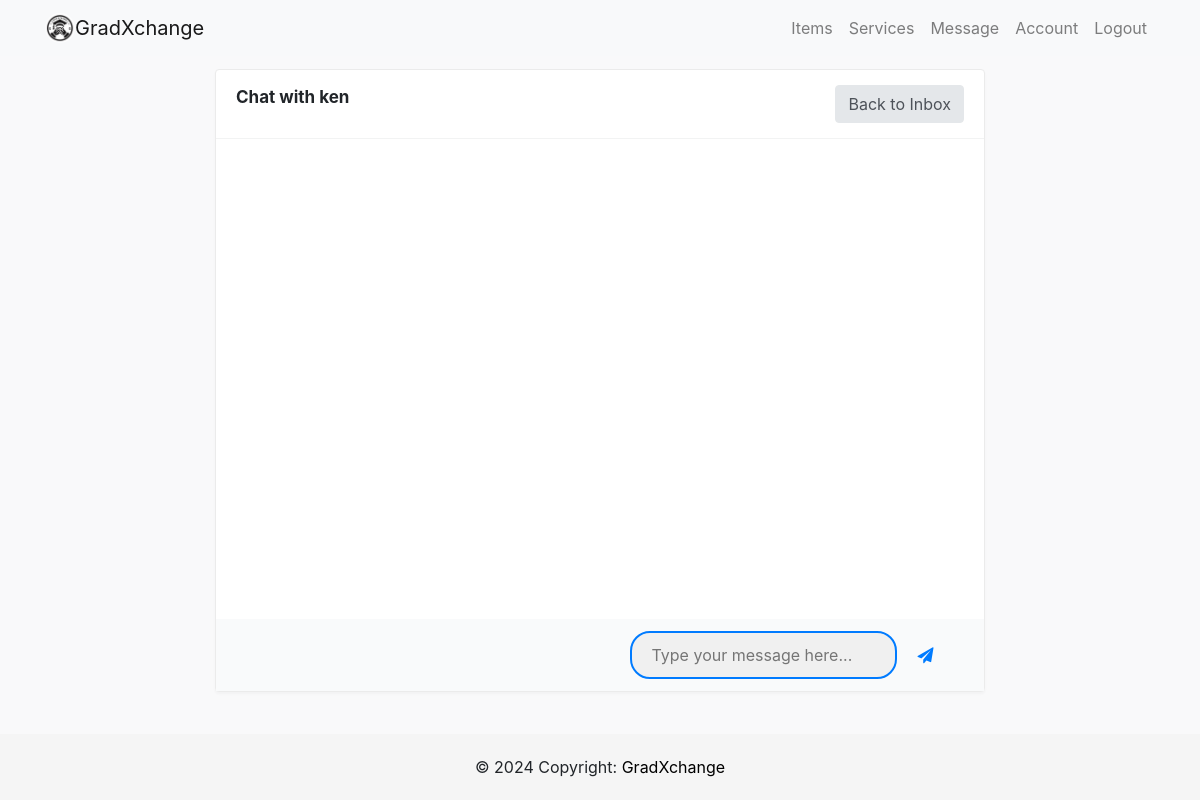
The page /chat/27/ (signed in) on the database as committed earlier.
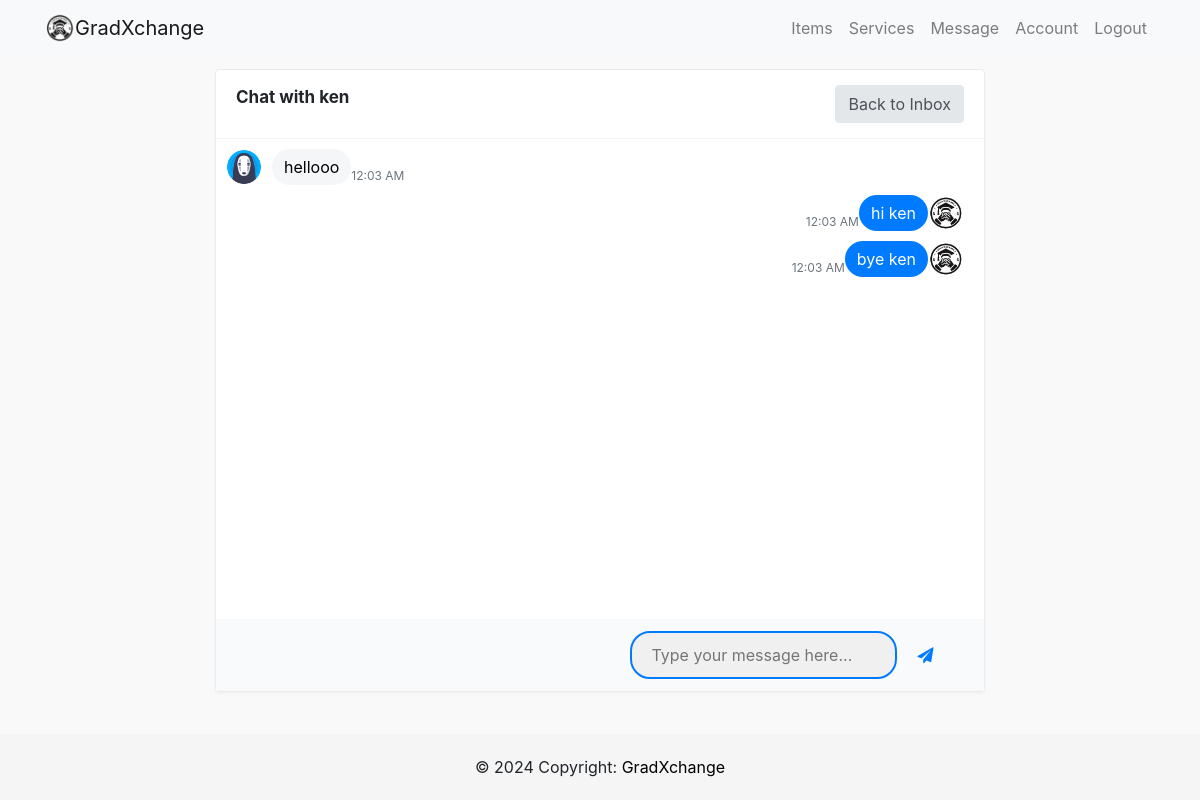
The same page on the database as committed later.
### users/models.py (models this page shows, shortened)
class Message(models.Model):
    sender = models.ForeignKey(Profile, on_delete=models.SET_NULL, null=True, blank=True, related_name='sent_messages')
    recipient = models.ForeignKey(Profile, on_delete=models.SET_NULL, null=True, blank=True, related_name='received_messages')
    text = models.TextField()
    is_read = models.BooleanField(default=False, null=True)
    created = models.DateTimeField(auto_now_add=True)
    id = models.UUIDField(default=uuid.uuid4, unique=True, primary_key=True)
    conversation_id = models.UUIDField(default=uuid.uuid4, editable=True)
    class Meta:
        ordering = ['is_read', '-created']

class Profile(models.Model):
    user = models.OneToOneField(User, on_delete=models.CASCADE)
    image = models.ImageField(default='profilepic.jpg', upload_to='profile_picture')
    location =models.CharField(max_length=100)
    about_me = models.CharField(max_length=200, null=True, blank=True)
    phone_regex = RegexValidator(
        regex=r'^\+?60?\d{9,10}$',
        message="Phone number must be entered in the format: '+60123456789'. With country code +60 and up to 10 digits allowed."
    )
    phone = models.CharField(validators=[phone_regex], max_length=17, blank=True)  # Optional: adjust max_length as needed
    whatsapp_regex = RegexValidator(
        regex=r'^\+?60?\d{9,10}$',
        message="Whatsapp number must be entered in the format: '+60123456789'. With country code +60 and up to 10 digits allowed."
    )
    whatsapp = models.CharField(validators=[whatsapp_regex], max_length=17, blank=True)

### users/views.py (the view)
# urls.py: path('chat/<int:profile_id>/', user_views.chat, name='chat'),
@login_required
def chat(request, profile_id):
    user_A = request.user.profile  # Current logged-in user
    user_B = get_object_or_404(Profile, id=profile_id)  # Recipient obtained from URL parameter
    if request.method == "POST":
        text = request.POST.get('text', '').strip()
        if text:  # Ensure the text is not empty
            Message.objects.create(sender=user_A, recipient=user_B, text=text, is_read=False)
            return redirect('chat', profile_id=profile_id)
    messages = Message.objects.filter(
        Q(sender=user_A, recipient=user_B) | Q(sender=user_B, recipient=user_A)
    ).order_by('created')
    Message.objects.filter(sender=user_B, recipient=user_A, is_read=False).update(is_read=True)
    unread_messages_count = Message.objects.filter(recipient=user_A, sender=user_B, is_read=False).count()
    context = {
        'messages': messages,
        'user_A': user_A,
        'user_B': user_B,
        'profile_id': profile_id,
        'unread_messages_count': unread_messages_count  # Include this in your template where needed
    }
    return render(request, 'users/chat.html', context)

### users/context_processors.py (called while the page is built)
def unread_message_count(request):
    if request.user.is_authenticated:
        count = Message.objects.filter(recipient=request.user.profile, is_read=False).count()
        return {'unread_message_count': count}
    return {}

### users/templates/users/chat.html (shortened to what this page needs)
{% extends 'users/base.html' %}
{% load static %}
{% block body %}
<link href="https://stackpath.bootstrapcdn.com/font-awesome/4.7.0/css/font-awesome.min.css" rel="stylesheet">
<div class="page-content">
    <div class="col-md-8">
        <div class="card card-bordered">
            <div class="card-header">
                <h4 class="card-title"><strong>Chat with {{ user_B.user.username }}</strong></h4>
                <a class="btn btn-xs btn-secondary" href="{% url 'inbox' %}">Back to Inbox</a>
            </div>
            <div class="ps-container" id="chat-content">
                {% for message in messages %}
                <div class="media media-chat {% if message.sender == user_A %}media-chat-reverse{% endif %}">
                    <img class="avatar" src="{{ message.sender.user.profile.image.url }}" alt="...">
                    <div class="media-body">{{ message.text }}</div>
                    <div class="meta">
                        <time datetime="{{ message.created|date:'c' }}">{{ message.created|date:"g:i A" }}</time>
                    </div>
                </div>
                {% endfor %}
            </div>
            <div class="publisher">
                <form action="" method="POST">
                    <input class="publisher-input" type="text" name="text" placeholder="Type your message here..."
                        autocomplete="off">
                    <button type="submit" class="publisher-btn"><i class="fa fa-paper-plane"></i></button>
                </form>
            </div>
        </div>
    </div>
</div>
{% endblock %}

Rows that differ between the two databases and show on the page:
added Message: sender.user.profile.image (picture), text "hellooo", created "12:03 AM"
added Message: sender.user.profile.image (picture), text "hi ken", created "12:03 AM"
added Message: sender.user.profile.image (picture), text "bye ken", created "12:03 AM"
